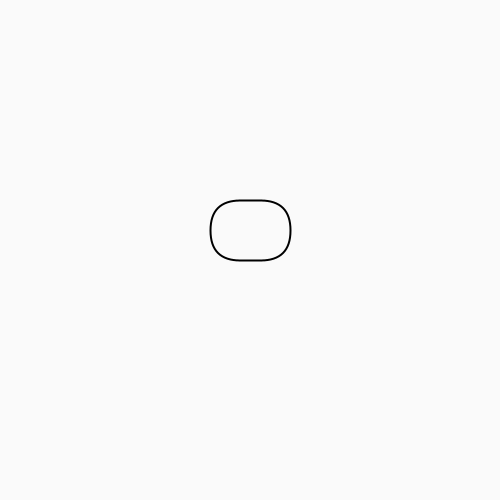
Frame 1 (no input)
Frame 60 (the mouse pressed at the canvas centre just before this capture): identical to frame 1, image omitted
Frame 120 (the mouse held since frame 60 and released just before this capture): identical to frame 1, image omitted

The Processing sketch that drew this single still picture (run headless with seeded random() and noise(); from frame 60 on, the mouse is pressed at the canvas centre):

// Processing sketch: processing_85727
// ── processing_85727.pde

void setup ()
{

size (500,500);



}

void draw ()
{
  background(250);
noFill();
stroke(0);
strokeWeight(2);
rect(210,200,80,60,60);
smooth();

}
